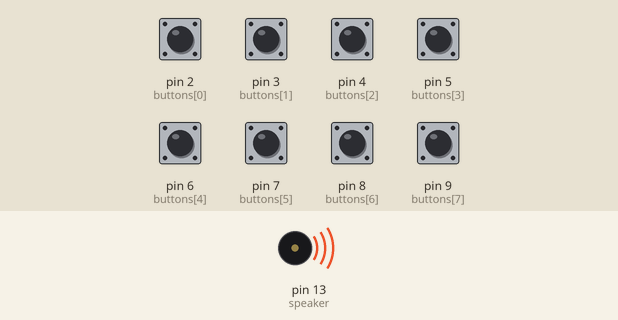
Recording of a sketch running on a simulated Arduino Uno, built with avr-gcc and run on an emulated ATmega328P. On the bench: buzzer (waves = sounding). The test bench sets the inputs (shaded band); at power-on: pin 2 (buttons[0]), pin 3 (buttons[1]), pin 4 (buttons[2]), pin 5 (buttons[3]), pin 6 (buttons[4]), pin 7 (buttons[5]), pin 8 (buttons[6]), pin 9 (buttons[7]) LOW.

Above: at 0.1 s.
Timing chart, 0 to 1.6 s (numbered marks = the images above):
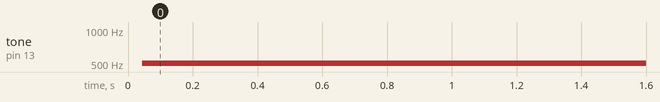

Measured:
- by itself, tone on pin 13 (speaker): silent → 508 Hz at 0.04 s

The sketch:

Program03.ino.ino
```cpp
int buttons[8] = { 2, 3, 4, 5, 6, 7, 8, 9 };
int buttonstate[8];
int speaker = 13;
int Cur_tone = 0;

// Musical Notes  'c'  , 'd',  'e',  'f',  'g', 'a',  'b',  'C'
int tones[] = { 1915, 1700, 1519, 1432, 1275, 1136, 1014, 956 }; // frequecies corresponding to the musical notes

void setup()
{
  for ( int i = 0; i <= 7; i++)
  {
     pinMode(buttons[i], INPUT);
  }

  for ( int i = 0; i <= 7; i++)
  {
     buttonstate[i] = 0;
  }
  pinMode(speaker, OUTPUT);
}

void loop()
{
  for ( int i = 0; i <= 7; i++)
  {
    buttonstate[i] = digitalRead(buttons[i]);
  }

  if((buttonstate[0] == LOW) || (buttonstate[1] == LOW) ||
  (buttonstate[2] == LOW) || (buttonstate[3] == LOW) ||
  (buttonstate[4] == LOW) || (buttonstate[5] == LOW) ||
  (buttonstate[6] == LOW) || (buttonstate[7] == LOW) )
  {
    for ( int i = 0; i <= 7; i++)
    {
      if (buttonstate[i] == LOW)
      {
        Cur_tone = tones[i];
      }
    }

    digitalWrite(speaker, HIGH);
    delayMicroseconds(Cur_tone);
    digitalWrite(speaker, LOW);
    delayMicroseconds(Cur_tone);
  }
  else
  {
    digitalWrite(speaker, LOW);
  }
}
```
